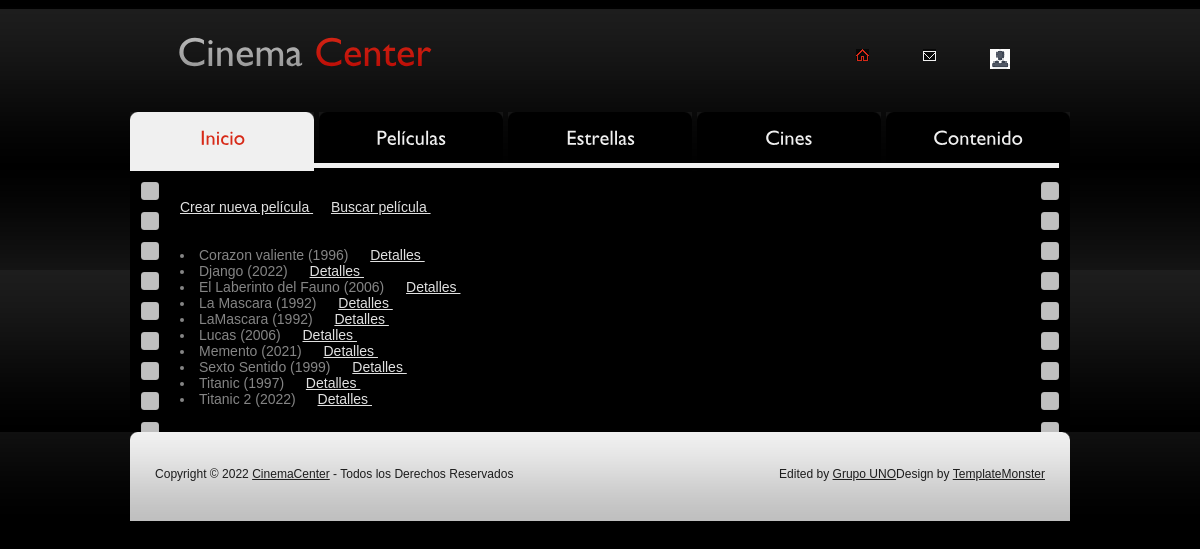
/cineproyecto/all-movies-list/, run on an earlier commit of the app's database.
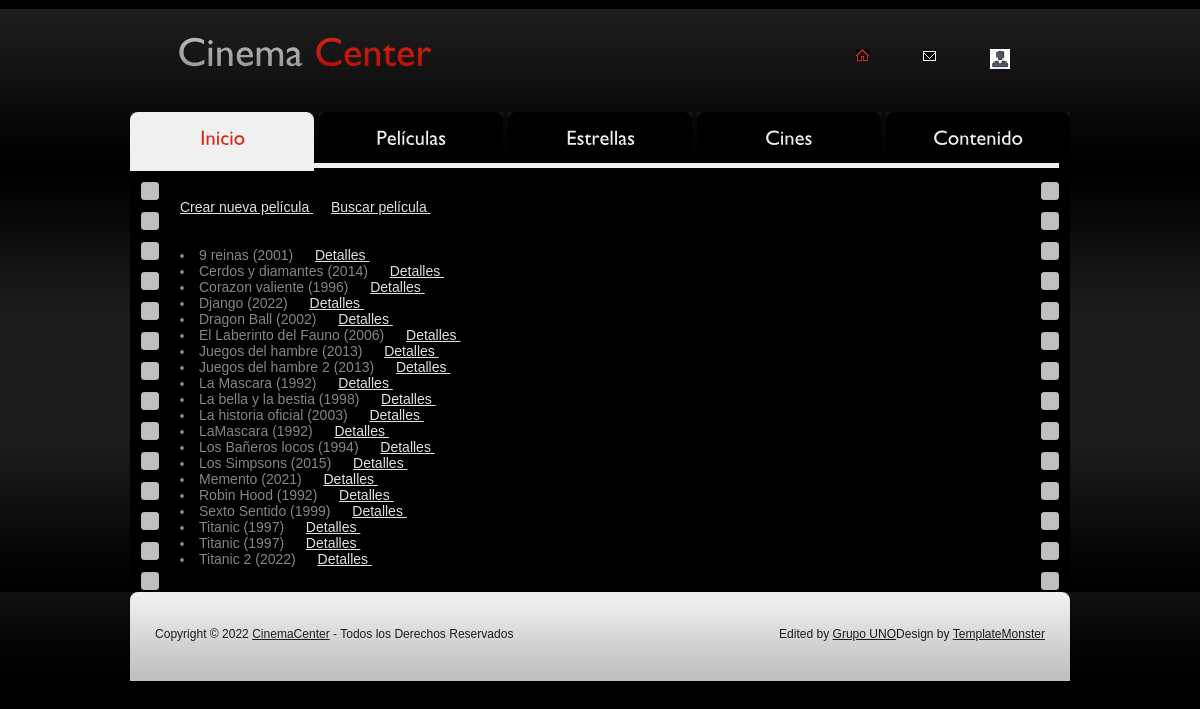
And on a later commit of the database.
### cineproyecto/models.py (models this page shows)
class Movies(models.Model):
    name = models.CharField("Título",max_length=30)
    date = models.DateField("FechaLanzamiento")
    act = models.ManyToManyField(Actors)
    dir = models.ManyToManyField(Directors)
    def __str__(self) -> str:
        year = self.date.year
        return f"{self.name} ({year})"
    class Meta:
        verbose_name = "Película"
        verbose_name_plural = "Películas"
        unique_together = ["name","date",]

### cineproyecto/views.py (the view)
# urls.py: path('all-movies-list/', Allmovieslist.as_view(), name = 'Movieslist'),
class Allmovieslist (ListView):
    model = Movies
    template_name = "all-movies-list.html"
    def get_queryset(self):
        return Movies.objects.order_by('name')

### cineproyecto/templates/all-movies-list.html (shortened to what this page needs)
{% extends 'main-template.html' %}
    {% block contenido %}
    <body>
    <div class="tail-top">
        <div class="tail-bottom">
            <div id="main">
                <div id="content">
                    <div class="line-hor"></div>
                    <div class="box">
                      <div class="border-right">
                        <div class="border-left">
                          <div class="inner">
                        <a href='{% url "Peliculas" %}' color="black">Crear nueva película </a> &emsp;
                        <a href='{% url "BusquedaPelicula" %}'>Buscar película </a> &emsp;
                        <br><br><br>
                        {% for movie in object_list%}
                            <li>
                                {{movie}} &emsp;
                                <a href='{% url "Detalles" movie.id %}'> Detalles </a> &nbsp;
                            </li>
                        {% endfor %}
                            </div>
                        </div>
                    </div>
                </div>
                </div>
            </div>
        </div>
    </div>
    </body>
    {% endblock contenido %}

What changed in the data, as far as the page shows it:
removed Movies: date+name "Lucas (2006)"
added Movies: date+name "9 reinas (2001)"
added Movies: date+name "Cerdos y diamantes (2014)"
added Movies: date+name "Dragon Ball (2002)"
added Movies: date+name "Juegos del hambre (2013)"
added Movies: date+name "Juegos del hambre 2 (2013)"
added Movies: date+name "La bella y la bestia (1998)"
added Movies: date+name "La historia oficial (2003)"
added Movies: date+name "Los Bañeros locos (1994)"
added Movies: date+name "Los Simpsons (2015)"
added Movies: date+name "Robin Hood (1992)"
added Movies: date+name "Titanic (1997)"
